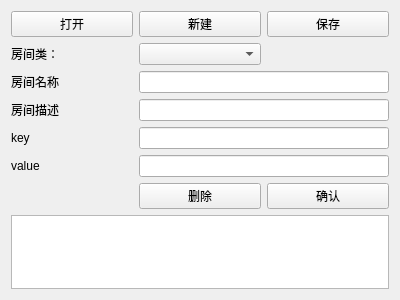
<?xml version="1.0" encoding="UTF-8"?>
<ui version="4.0">
 <class>RoomEditor</class>
 <widget class="QWidget" name="RoomEditor">
  <property name="geometry">
   <rect>
    <x>0</x>
    <y>0</y>
    <width>400</width>
    <height>300</height>
   </rect>
  </property>
  <property name="windowTitle">
   <string>Form</string>
  </property>
  <layout class="QGridLayout" name="gridLayout">
   <item row="2" column="1" colspan="2">
    <widget class="QLineEdit" name="lineEditName"/>
   </item>
   <item row="7" column="0" colspan="3">
    <widget class="QTextBrowser" name="textBrowser"/>
   </item>
   <item row="5" column="1" colspan="2">
    <widget class="QLineEdit" name="lineEdit_4"/>
   </item>
   <item row="3" column="1" colspan="2">
    <widget class="QLineEdit" name="lineEditDesc"/>
   </item>
   <item row="3" column="0">
    <widget class="QLabel" name="label_2">
     <property name="text">
      <string>房间描述</string>
     </property>
    </widget>
   </item>
   <item row="4" column="1" colspan="2">
    <widget class="QLineEdit" name="lineEditKey"/>
   </item>
   <item row="4" column="0">
    <widget class="QLabel" name="label_3">
     <property name="text">
      <string>key</string>
     </property>
    </widget>
   </item>
   <item row="5" column="0">
    <widget class="QLabel" name="label_4">
     <property name="text">
      <string>value</string>
     </property>
    </widget>
   </item>
   <item row="0" column="1">
    <widget class="QPushButton" name="pushButton_2">
     <property name="text">
      <string>新建</string>
     </property>
    </widget>
   </item>
   <item row="0" column="2">
    <widget class="QPushButton" name="pushButton_3">
     <property name="text">
      <string>保存</string>
     </property>
    </widget>
   </item>
   <item row="6" column="1">
    <widget class="QPushButton" name="pushButton_5">
     <property name="text">
      <string>删除</string>
     </property>
    </widget>
   </item>
   <item row="6" column="2">
    <widget class="QPushButton" name="pushButton_4">
     <property name="text">
      <string>确认</string>
     </property>
    </widget>
   </item>
   <item row="2" column="0">
    <widget class="QLabel" name="label">
     <property name="text">
      <string>房间名称</string>
     </property>
    </widget>
   </item>
   <item row="0" column="0">
    <widget class="QPushButton" name="pushButton">
     <property name="text">
      <string>打开</string>
     </property>
    </widget>
   </item>
   <item row="1" column="1">
    <widget class="QComboBox" name="comboBox"/>
   </item>
   <item row="1" column="0">
    <widget class="QLabel" name="label_5">
     <property name="text">
      <string>房间类：</string>
     </property>
    </widget>
   </item>
  </layout>
 </widget>
 <resources/>
 <connections/>
</ui>
